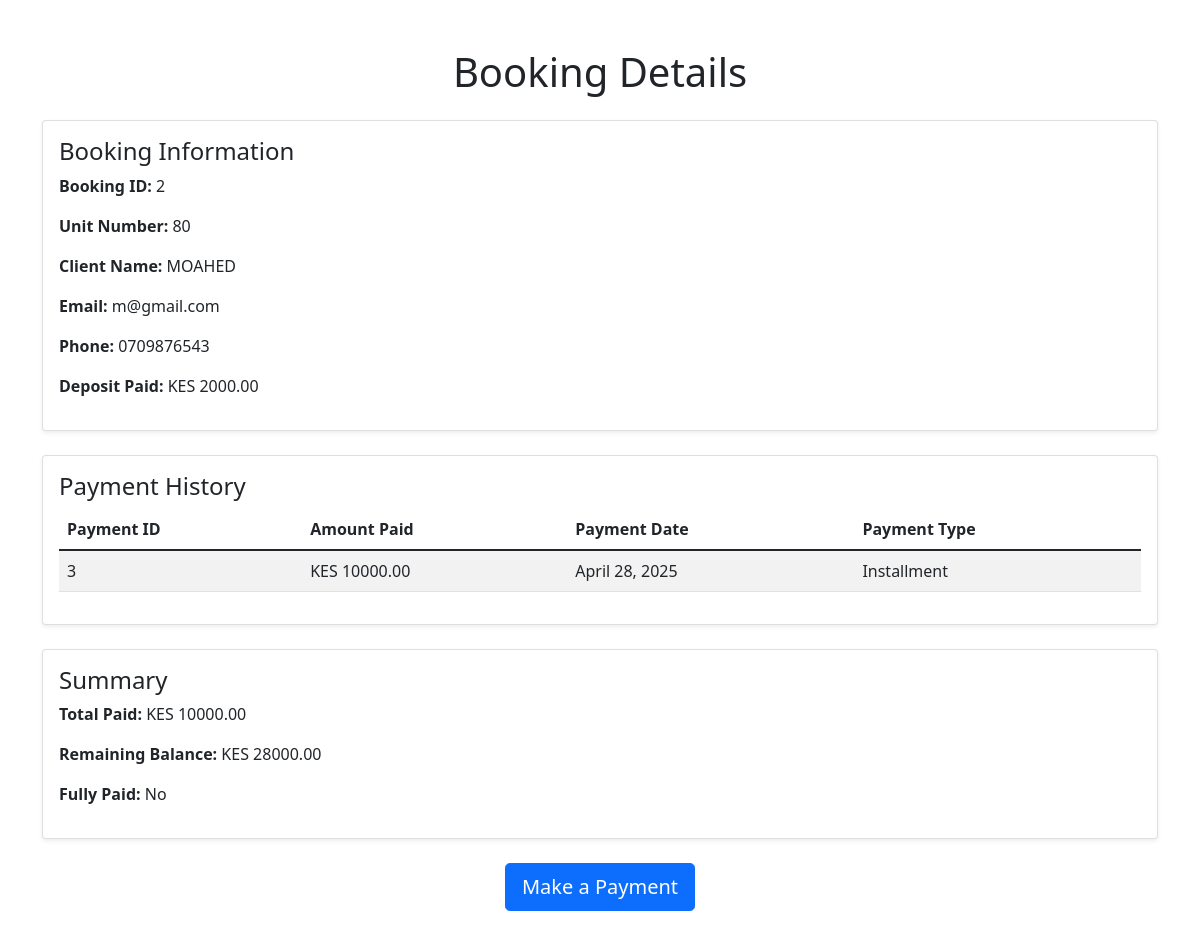
The page /offplan/booking/2/ on the database its author committed.
### offplan/models.py (models this page shows, shortened)
class ClientBooking(models.Model):
    unit = models.ForeignKey(Unit, related_name='bookings', on_delete=models.CASCADE)
    client_name = models.CharField(max_length=255)
    client_email = models.EmailField()
    client_phone = models.CharField(max_length=20)
    deposit_amount = models.DecimalField(max_digits=10, decimal_places=2)
    booking_date = models.DateField(auto_now_add=True)
    @property
    def total_payments(self):
        return sum(payment.amount_paid for payment in self.payments.all())
    @property
    def remaining_balance(self):
        return self.unit.price - self.total_payments - self.deposit_amount
    @property
    def is_fully_paid(self):
        return self.remaining_balance <= 0

class Unit(models.Model):
    project = models.ForeignKey(Project, related_name='units', on_delete=models.CASCADE)
    unit_number = models.CharField(max_length=50)
    unit_type = models.CharField(max_length=50)  # e.g. 2BHK, Villa, etc.
    size_in_sqft = models.IntegerField()
    price = models.DecimalField(max_digits=10, decimal_places=2)
    is_sold = models.BooleanField(default=False)

class Payment(models.Model):
    booking = models.ForeignKey(ClientBooking, related_name='payments', on_delete=models.CASCADE)
    payment_date = models.DateField(auto_now_add=True)
    amount_paid = models.DecimalField(max_digits=10, decimal_places=2)
    payment_type = models.CharField(max_length=50, choices=[('Deposit', 'Deposit'), ('Installment', 'Installment')],null=True ,blank=True)
    receipt_number = models.CharField(max_length=255, default="DEFAULT123")  # Set default here

### offplan/views.py (the view)
# urls.py: path('booking/<int:booking_id>/', views.booking_details, name='booking_details'),
def booking_details(request, booking_id):
    booking = get_object_or_404(ClientBooking, id=booking_id)
    payments = booking.payments.all()
    total_paid = sum(payment.amount_paid for payment in payments)
    remaining_balance = booking.unit.price - total_paid - booking.deposit_amount
    is_fully_paid = booking.is_fully_paid
    bookings_with_deposit = booking.unit.bookings.filter(deposit_amount__gt=0)
    bookings_with_deposit_count = bookings_with_deposit.count()
    context = {
        'booking': booking,
        'payments': payments,
        'total_paid': total_paid,
        'remaining_balance': remaining_balance,
        'is_fully_paid': is_fully_paid,
        'bookings_with_deposit_count': bookings_with_deposit_count,  # Add this to context
    }
    return render(request, 'booking_details.html', context)

### offplan/templates/booking_details.html (shortened to what this page needs)
<!DOCTYPE html>
<html lang="en">
<head>
    <link href="https://cdn.jsdelivr.net/npm/bootstrap@5.1.3/dist/css/bootstrap.min.css" rel="stylesheet">
</head>
<body>
    <div class="container my-5">
        <h1 class="text-center mb-4">Booking Details</h1>
        <div class="card shadow-sm mb-4">
            <div class="card-body">
                <h4 class="card-title">Booking Information</h4>
                <p><strong>Booking ID:</strong> {{ booking.id }}</p>
                <p><strong>Unit Number:</strong> {{ booking.unit.unit_number }}</p>
                <p><strong>Client Name:</strong> {{ booking.client_name }}</p>
                <p><strong>Email:</strong> {{ booking.client_email }}</p>
                <p><strong>Phone:</strong> {{ booking.client_phone }}</p>
                <p><strong>Deposit Paid:</strong> KES {{ booking.deposit_amount }}</p>
            </div>
        </div>
        <div class="card shadow-sm mb-4">
            <div class="card-body">
                <h4 class="card-title">Payment History</h4>
                <table class="table table-striped">
                    <thead>
                        <tr>
                            <th>Payment ID</th>
                            <th>Amount Paid</th>
                            <th>Payment Date</th>
                            <th>Payment Type</th>
                        </tr>
                    </thead>
                    <tbody>
                        {% if payments %}
                            {% for payment in payments %}
                                <tr>
                                    <td>{{ payment.id }}</td>
                                    <td>KES {{ payment.amount_paid }}</td>
                                    <td>{{ payment.payment_date }}</td>
                                    <td>{{ payment.payment_type }}</td>
                                </tr>
                            {% endfor %}
                        {% else %}
                            <tr>
                                <td colspan="4" class="text-center">No payments made yet.</td>
                            </tr>
                        {% endif %}
                    </tbody>
                </table>
            </div>
        </div>
        <div class="card shadow-sm mb-4">
            <div class="card-body">
                <h4 class="card-title">Summary</h4>
                <p><strong>Total Paid:</strong> KES {{ total_paid }}</p>
                <p><strong>Remaining Balance:</strong> KES {{ remaining_balance }}</p>
                <p><strong>Fully Paid:</strong> {% if is_fully_paid %}Yes{% else %}No{% endif %}</p>
            </div>
        </div>
        {% if not is_fully_paid %}
            <div class="text-center">
                <a href="{% url 'add_payment' booking.id %}" class="btn btn-primary btn-lg">Make a Payment</a>
            </div>
        {% endif %}
    </div>
</body>
</html>

### rows shown on the page
ClientBooking: id "2", unit.unit_number "80", client_name "MOAHED", client_email "m@gmail.com", client_phone "0709876543", deposit_amount "2000.00"
Payment: id "3", amount_paid "10000.00", payment_date "April 28, 2025", payment_type "Installment"

### other values the page prints
{{ total_paid }} "10000.00"
{{ remaining_balance }} "28000.00"
